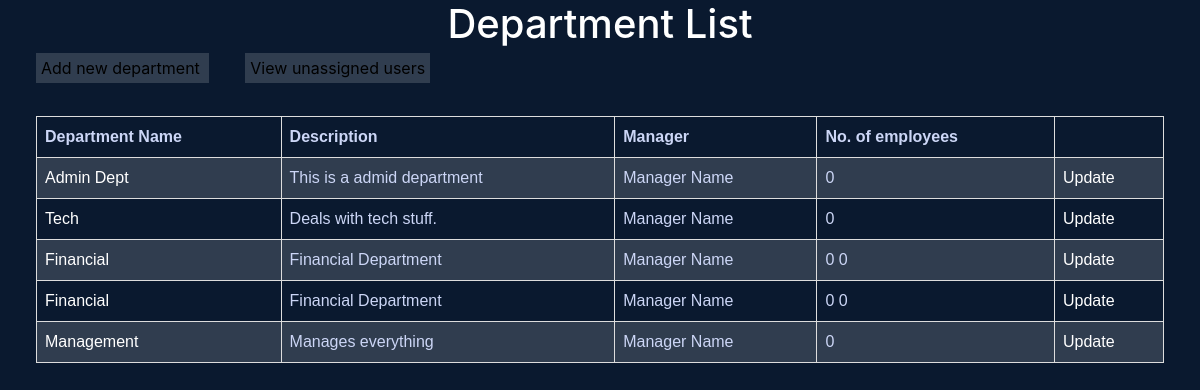
Page /ad/department-list (signed in) on the earlier database version.
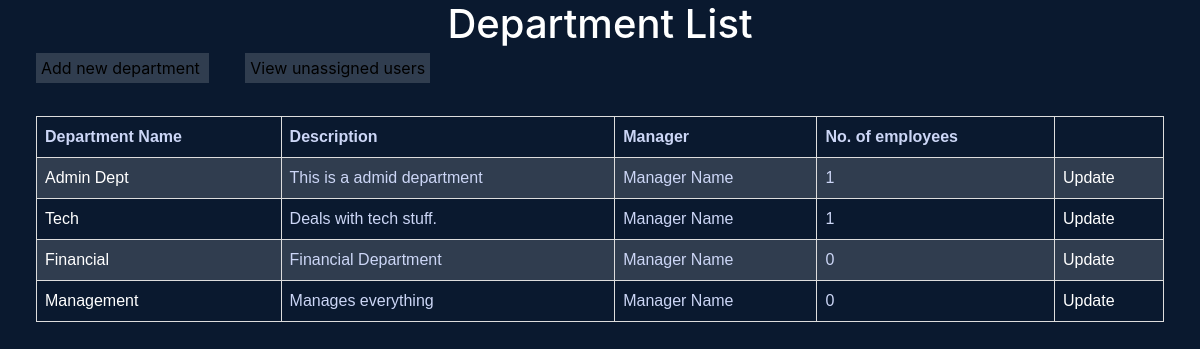
Same page on the later database version.
### core/models.py (models this page shows, shortened)
class Department(models.Model):
	name = models.CharField(max_length=60)
	description = models.CharField(max_length=264)

### assignment/views.py (the view)
# urls.py: path('department-list', DepartmentList.as_view(), name='department-list'),
class DepartmentList(AdminRequiredMixin, ListView):
	template_name = "assignment/departmentlist.html"
	model = Department
	context_object_name = 'department'
	def get_context_data(self, **kwargs):
		context = super().get_context_data(**kwargs)
		context['department'] = Department.objects.all()
		context['department_count'] = []
		for dept in context['department']:
			count = {
				'department_name': dept.name,
				'count' : EmployeeJobInfo.objects.filter(department=dept).count()
			}
			context['department_count'].append(count)
		return context

### assignment/views.py (called while the page is built)
    def dispatch(self, request, *args, **kwargs):
        usr = request.user
        if usr.is_authenticated and usr.is_superuser:
            pass
        else:
            return redirect('core:index')
        return super().dispatch(request, *args, **kwargs)

### assignment/templates/assignment/departmentlist.html
{% extends 'core/base.html' %}
{% block content %}
	<h1>Department List</h1>
	<a class='add-dept' href="{% url 'createMode:create-departent' %}">
		Add new department
	</a>
	<a class='add-dept' href="{% url 'assignment:unassigned-list' %}">
		View unassigned users
	</a>
	<table>
		<tr>
			<th>Department Name</th>
			<th>Description</th>
			<th>Manager</th>
			<th>No. of employees</th>
			<th></th>
		</tr>
			{% for department in department %}
				<tr>
			    	<td> <a href="{% url 'assignment:userlist' department.pk %}">
			    		{{ department.name}}
			    	</a></td>
			    	<td> {{ department.description }}</td>
			    	<td> Manager Name</td>
			    	<td>
			    		{% for dept in department_count  %}
							{% if dept.department_name == department.name %}
								{{ dept.count }}
							{% endif %}
					{% endfor %}
			    	</td>
			    	<td>
			    		<a href="{% url 'createMode:update-department' department.pk %}">Update</a>
			    	</td>
			    </tr>
			{% endfor %}
	</table>
{% endblock %}

Differences in the rows shown:
removed Department: name "Financial", description "Financial Department", count "0" "0"
Other differences:
new list line: "1"
list line gone: "0"
